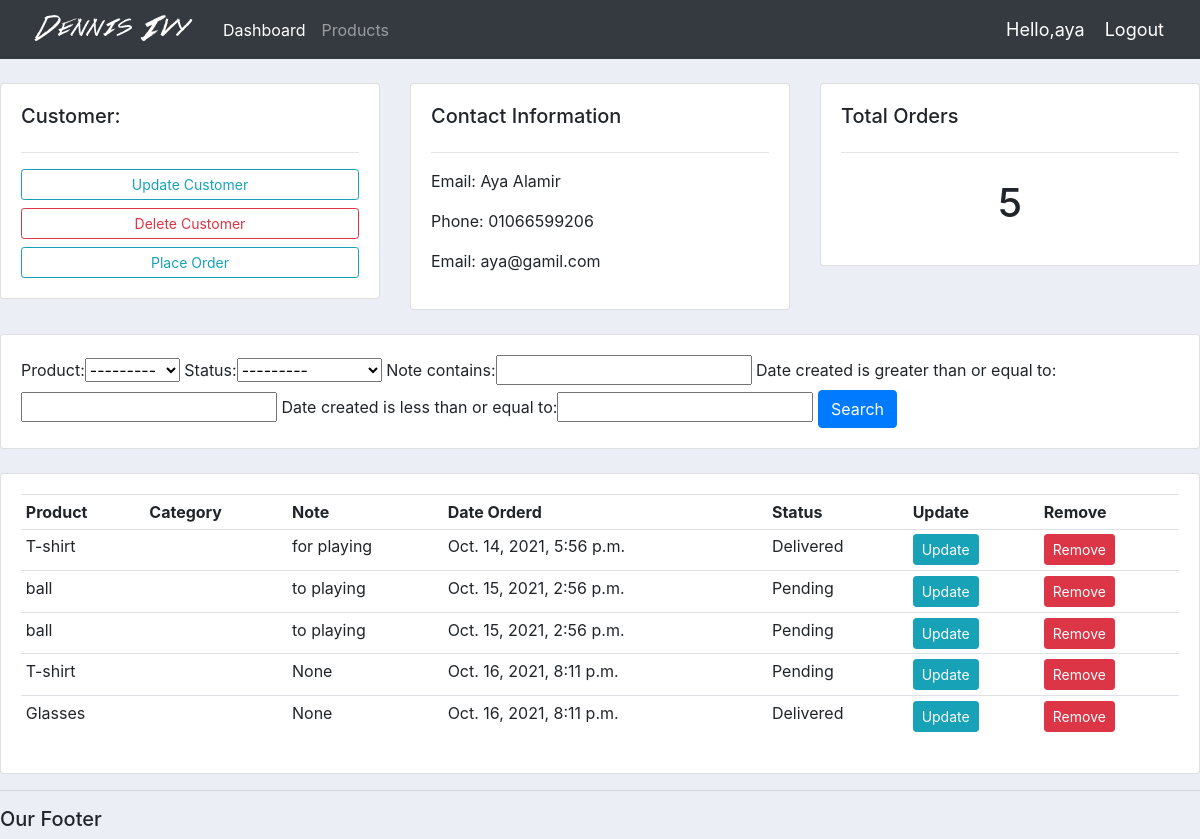
Screenshot of /customers/1/ (signed in) with the database file from the repository.
### accounts/models.py (models this page shows, shortened)
class Customer(models.Model):
    name=models.CharField(max_length=200,null=True)
    phone=models.CharField(max_length=200,null=True)
    email=models.CharField(max_length=200,null=True)
    date_created=models.DateTimeField(auto_now_add=True)

class Order(models.Model):
    Status=(
        ('Pending','Pending'),
        ('Out for Delivery','Out For Delivery'),
        ('Delivered','Delivered')
    )
    customer=models.ForeignKey(Customer,null=True,on_delete=models.SET_NULL)
    product=models.ForeignKey(Products,null=True,on_delete=models.SET_NULL)
    date_created=models.DateTimeField(auto_now_add=True)
    status=models.CharField(max_length=200,null=True,choices=Status)
    note=models.CharField(max_length=1000,null=True)

class Products(models.Model):
    Category=(
        ('Indoor','Indoor'),
        ('Out Door','Out Door')
    )
    name=models.CharField(max_length=200,null=True)
    price=models.FloatField(null=True)
    category=models.CharField(choices=Category,max_length=200,null=True)
    description=models.CharField(max_length=200,null=True,blank=True)
    date_created=models.DateTimeField(auto_now_add=True)
    tag=models.ManyToManyField(Tag)
    def __str__(self):
        return self.name

### accounts/views.py (the view)
# urls.py: path('customers/<str:pk>/',views.customers,name="customer"),
@login_required(login_url='login')
def customers(request,pk):
    customer=Customer.objects.get(id=pk)
    orders=customer.order_set.all()
    total_orders=orders.count()
    filters=OrderFilter(request.GET,queryset=orders)
    orders=filters.qs
    context={'customer':customer,
             'orders':orders,
             'total_orders':total_orders,
             'filters':filters}
    return render(request,'accounts/customer.html',context)

### accounts/templates/accounts/customer.html
{% extends 'accounts/main.html' %}
{% block content %}
	<br>
<div class="row">
	<div class="col-md">
		<div class="card card-body">
			<h5>Customer:</h5>
			<hr>
			<a class="btn btn-outline-info  btn-sm btn-block" href="{% url 'update_customer' customer.id customer.id %}">Update Customer</a>
			<a class="btn btn-outline-danger  btn-sm btn-block" href="{% url 'delete_customer' customer.id customer.id %}">Delete Customer</a>
			<a class="btn btn-outline-info btn-sm btn-block" href="{% url 'create_order' customer.id %}" >Place Order </a>
		</div>
	</div>
	<div class="col-md">
		<div class="card card-body">
			<h5>Contact Information</h5>
			<hr>
			<p>Email: {{customer.name}} </p>
			<p>Phone: {{customer.phone}}</p>
			<p>Email: {{customer.email}}</p>
		</div>
	</div>
	<div class="col-md">
		<div class="card card-body">
			<h5>Total Orders</h5>
			<hr>
			<h1 style="text-align: center;padding: 10px">{{total_orders}}</h1>
		</div>
	</div>
</div>
<br>
<div class="row">
	<div class="col">
		<div class="card card-body">
			<form method="get">
                 {{filters.form}}
		    <button class="btn btn-primary" type="submit">Search</button>
		  </form>
		</div>
	</div>
</div>
<br>
<div class="row">
	<div class="col-md">
		<div class="card card-body">
			<table class="table table-sm">
				<tr>
					<th>Product</th>
					<th>Category</th>
					<th>Note</th>
					<th>Date Orderd</th>
					<th>Status</th>
					<th>Update</th>
					<th>Remove</th>
				</tr>
				{% for item in orders %}
				<tr>
					<td>{{item.product}}</td>
					<td>{{item.category}}</td>
					<td>{{item.note}}</td>
					<td>{{item.date_created}}</td>
					<td>{{item.status}}</td>
					<td><a class = "btn btn-sm btn-info" href="{% url 'update_order' item.id %}">Update</a></td>
					<td><a class ="btn btn-sm btn-danger" href="{% url 'delete_order' item.id %}">Remove</a></td>
				</tr>
				{% endfor %}
			</table>
		</div>
	</div>
</div>
{% endblock %}

### accounts/templates/accounts/navbar.html (shortened to what this page needs)
{% load static %}
<nav class="navbar navbar-expand-lg navbar-dark bg-dark">
  <img src="{% static 'images/logo.png'%}">
  <div class="collapse navbar-collapse" id="navbarNav">
    <ul class="navbar-nav">
      <li class="nav-item active">
        <a class="nav-link" href="#">Dashboard</span></a>
      </li>
      <li class="nav-item">
        <a class="nav-link" href="#">Products</a>
      </li>
    </ul>
  </div>
  <span class = "hello-msg">Hello,{{request.user}}</span>
  <span><a class ="hello-msg" href="{% url 'logout' %}">Logout</a></span>
</nav>

### static/css/main.css (style rules this page uses)
body { background-color: #ebeff5; }

### accounts/templates/accounts/navbar.html (style rules this page uses)
.hello-msg { font-size:18px; color:#fff; margin-right:20px; }

### rows the page displays
Customer: name "Aya Alamir", phone "01066599206", email "aya@gamil.com"
Order: product "T-shirt", note "for playing", date_created "Oct. 14, 2021, 5:56 p.m.", status "Delivered"
Order: product "ball", note "to playing", date_created "Oct. 15, 2021, 2:56 p.m.", status "Pending"
Order: product "ball", note "to playing", date_created "Oct. 15, 2021, 2:56 p.m.", status "Pending"
Order: product "T-shirt", note "None", date_created "Oct. 16, 2021, 8:11 p.m.", status "Pending"
Order: product "Glasses", note "None", date_created "Oct. 16, 2021, 8:11 p.m.", status "Delivered"

### other values shown
{{ request.user }} "aya"
{{ total_orders }} "5"
